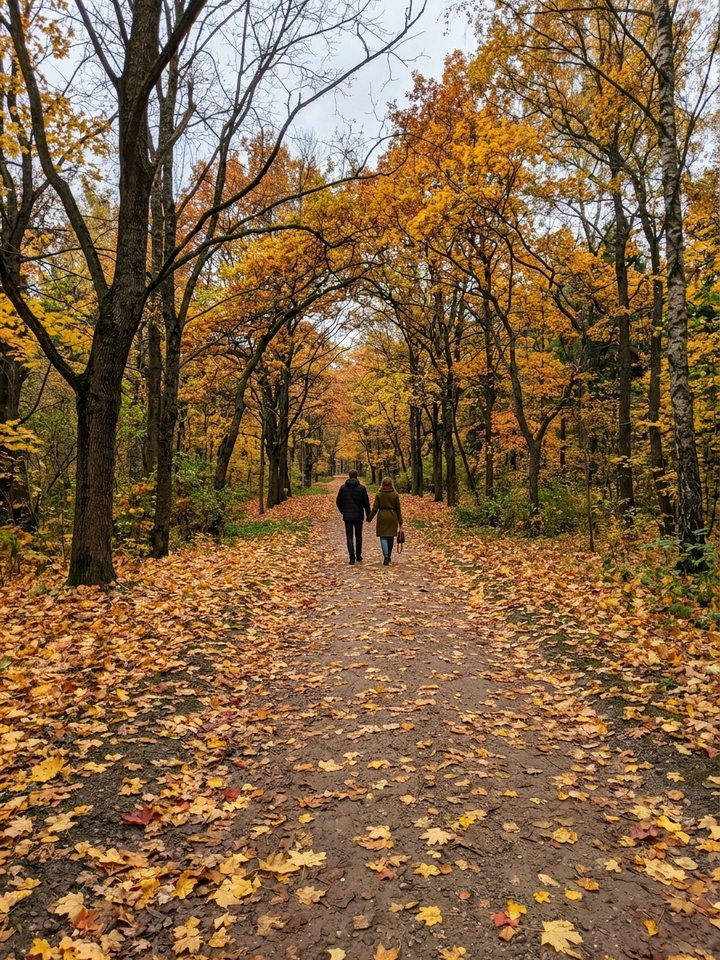
#> input picture demo/photos/d1_1.jpg, 720 x 960 px, found by its file name; its folder holds 3 pictures in this run
$ python build_drive_package.py
#> lines starting #> are read from the running program, lines starting #| are printed output that depends on the picture
# -*- coding: utf-8 -*-
"""
Собирает готовую папку для загрузки на Google Диск по чек-листу формы Genesis Hackathon:
D:\\antigy\\Атмосфера_Genesis_ArtTech_2026\\
Включая настоящее MP4 демо-видео со звуком (60 сек, 1280x720, H.264 + AAC).
"""
import math
import os
import shutil
import subprocess
import wave
import zipfile
import numpy as np
from PIL import Image, ImageDraw, ImageFont
import imageio_ffmpeg

ROOT = r"D:\antigy\atmosfera"
DRIVE_DIR = r"D:\antigy\Атмосфера_Genesis_ArtTech_2026"
os.makedirs(DRIVE_DIR, exist_ok=True)


def load_font(names, size):
#> called with size = 42
    for n in names:
        p = os.path.join(r"C:\Windows\Fonts", n)
        if os.path.exists(p):
            return ImageFont.truetype(p, size)
    return ImageFont.load_default()


F_H1 = load_font(["georgia.ttf", "times.ttf"], 42)
F_H2 = load_font(["georgia.ttf", "times.ttf"], 28)
F_ITALIC = load_font(["georgiai.ttf", "timesi.ttf"], 23)
F_BODY = load_font(["segoeui.ttf", "arial.ttf"], 19)
F_BOLD = load_font(["segoeuib.ttf", "arialbd.ttf"], 19)
F_MONO = load_font(["consolab.ttf", "consola.ttf"], 14)


# [46 lines left out: functions make_combined_audio, draw_header, not called in this run]


def build_demo_video(mp4_path):
    W, H = 1280, 720
    fps = 15
    duration = 60
    total_frames = fps * duration

    # Подготовим изображения
    p1_photos = [
        Image.open(os.path.join(ROOT, f"demo/photos/d1_{i}.jpg")).convert("RGB").resize((150, 200), Image.Resampling.LANCZOS)
        for i in (1, 2, 3)
    ]
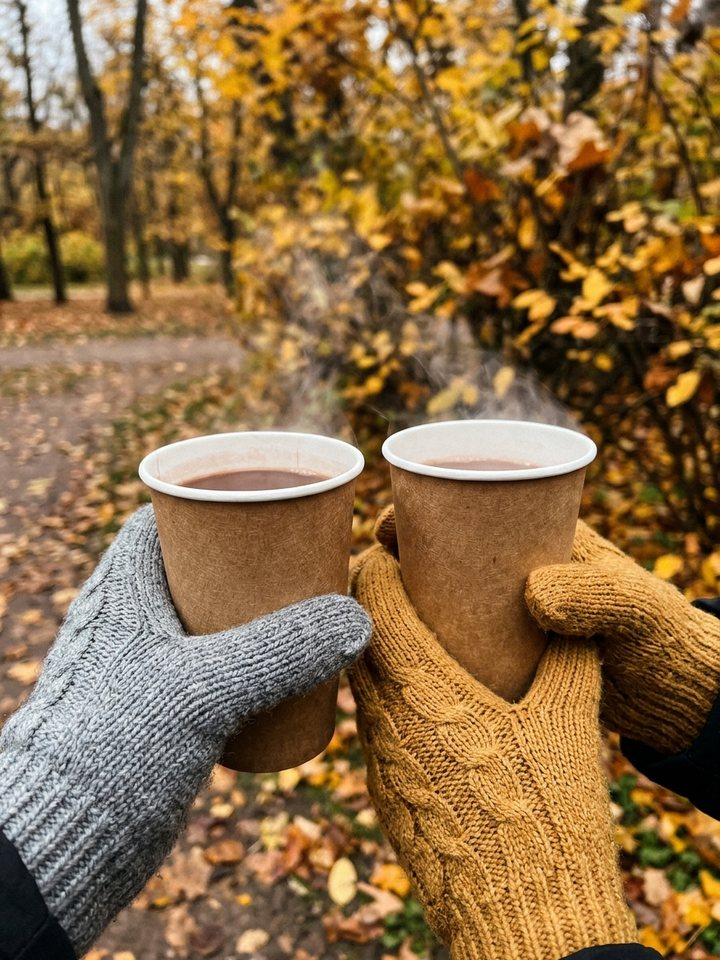
#> input picture demo/photos/d1_2.jpg, 720 x 960 px, found by its file name
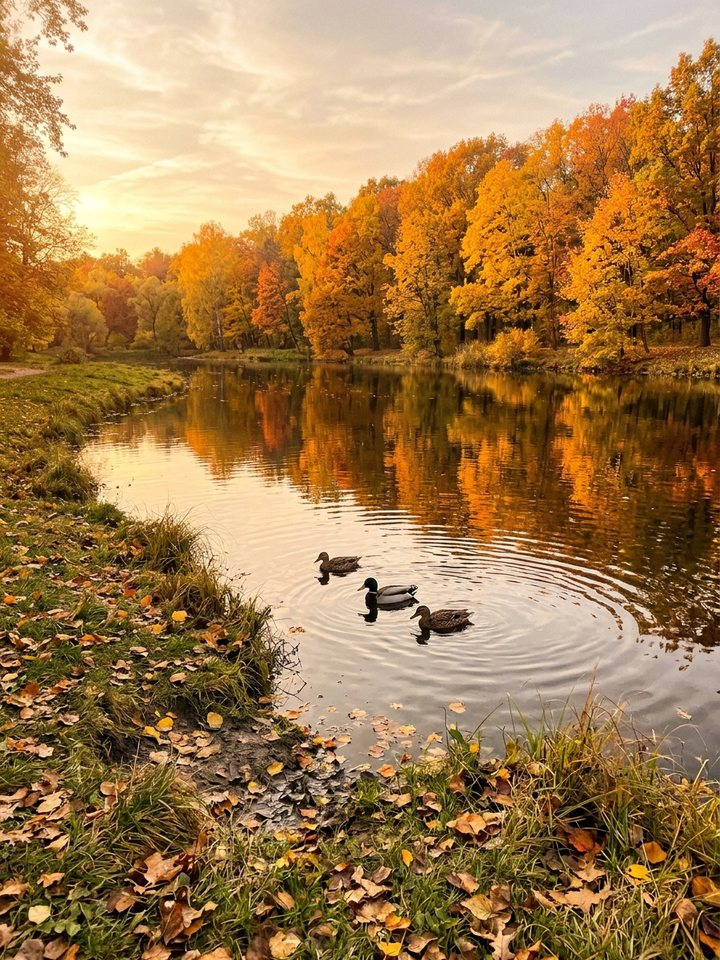
#> input picture demo/photos/d1_3.jpg, 720 x 960 px, found by its file name
    posters = []
    ex_root = os.path.join(ROOT, "examples")
    for folder in sorted(os.listdir(ex_root)):
        pp = os.path.join(ex_root, folder, "memory_poster.jpg")
        if os.path.exists(pp):
            posters.append((folder, Image.open(pp).convert("RGB")))
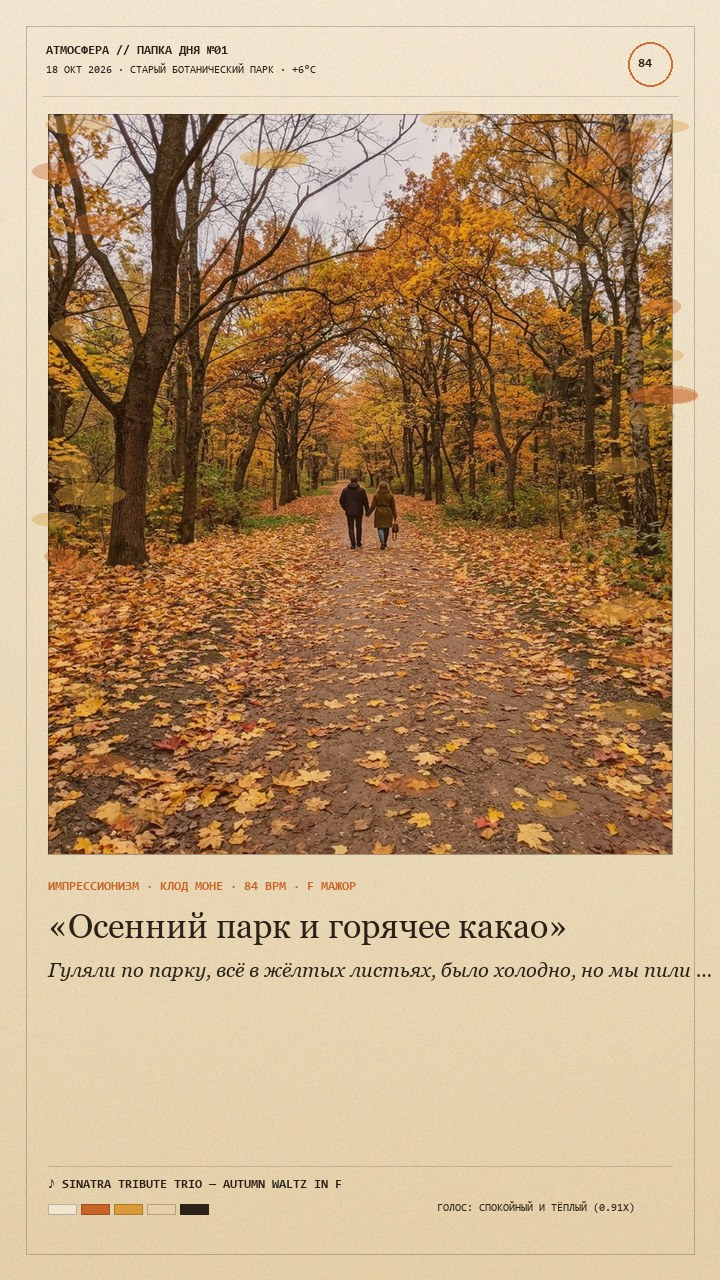
#> input picture examples/01 — Осенний парк и горячее какао/memory_poster.jpg, 720 x 1280 px, found by its file name

    poster_d1 = posters[0][1].resize((325, 578), Image.Resampling.LANCZOS)
#> (the run stopped early here; a loop or call above may not have finished)
